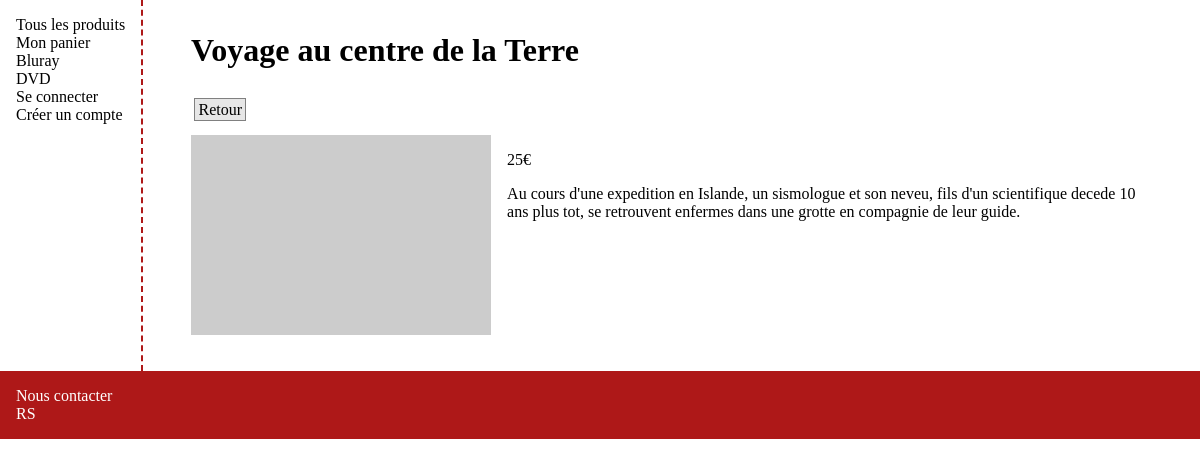
/ficheProduit_c.php?id=3, run on the app's committed database.
### tables this page shows
CREATE TABLE `nav_bar` (
  `navBar_id` int(11) NOT NULL,
  `links` varchar(100) NOT NULL,
  `label` varchar(30) NOT NULL,
  `filter` varchar(40) NOT NULL,
  `order` int(11) NOT NULL,
  `adminOnly` tinyint(1) NOT NULL
);

CREATE TABLE `products` (
  `product_id` int(11) NOT NULL,
  `product_name` varchar(100) NOT NULL,
  `price` double NOT NULL,
  `description` text NOT NULL,
  `product_picture` varchar(150) DEFAULT NULL,
  `picture_alt` varchar(150) DEFAULT NULL,
  `in_stock` int(11) NOT NULL,
  `fk_categoryId` int(11) NOT NULL
);

### ficheProduit_c.php (called while the page is built, shortened)
<?php
include('ficheProduit_m.php');
include('ficheProduit_v.php');

### components/menu_c.php (called while the page is built)
<?php
    include('menu_m.php');
    include('menu_v.php');

### components/menu_m.php (called while the page is built, shortened)
<?php
    include(__DIR__ . '/../data/db_connection.php');
    $bd->beginTransaction();
    $sql = "SELECT * FROM nav_bar WHERE adminOnly = 0 ORDER BY `order`";
    $menu=$bd->query($sql);

### ficheProduit_m.php (called while the page is built, shortened)
<?php
include(__DIR__ . '/data/db_connection.php');
$sql = "SELECT * FROM products where 1 AND product_id=".$_GET['id']."";
        $sql = $bd->prepare($sql);
        $sql->execute();
        $donneesProduit = $sql->fetchall(PDO::FETCH_ASSOC);
        $tableauProduit= array();
        if($donneesProduit != NULL){
            for($i=0;$i<count($donneesProduit);$i++){
            $tableauProduit[]= [$donneesProduit[$i]['product_id'],$donneesProduit[$i]['product_name'],
            $donneesProduit[$i]['price'],$donneesProduit[$i]['description'],$donneesProduit[$i]['in_stock'],$donneesProduit[$i]['fk_categoryId']];
            }
        }

### ficheProduit_v.php (the view, shortened to what this page needs)
<!DOCTYPE html>
<html lang="fr">
<head>
    <link rel="stylesheet" href="styles/style.css">
</head>
<body>
    <div class="flex">
        <?php require_once(__DIR__.'/components/header.php'); ?>
        <main>
            <h1><?php echo $tableauProduit[0][1] ?></h1>
            <p><a class="isBtn" href='index.php'>Retour</a></p>
            <div class="flex detailsProduit">
                <figure>
                    <img src="https://dummyimage.com/300x200/4f224f/fff" alt="image du produit"></img>
                </figure>
                <div>
                    <p><?php echo $tableauProduit[0][2] ?>€</p>
                    <p><?php echo $tableauProduit[0][3] ?></p>
                </div>
            </div>
        </main>
    </div>
    <?php require_once(__DIR__.'/components/footer.php'); ?>
</body>
</html>

### components/menu_v.php (shortened to what this page needs)
<nav>
    <ul>
        <li><a href="/ProjectPHPLPMI/index.php">Tous les produits</a></li>
        <li><a href="/ProjectPHPLPMI/userCart_c.php">Mon panier</a></li>
        <?php if(isset($menu)) {
            while($ligne = $menu->fetch()) {
                $label = htmlspecialchars($ligne->label, ENT_QUOTES, 'UTF-8');
                $link = htmlspecialchars($ligne->links, ENT_QUOTES, 'UTF-8');
                $filter = htmlspecialchars($ligne->filter, ENT_QUOTES, 'UTF-8');
                $url = "/ProjectPHPLPMI/$link";
                if (!empty($filter)) {
                    $url .= '?' . $filter;
                }
                echo "<li><a href='$url'>$label</a></li>";
            }
        } ?>
        <?php if(!isset($_SESSION['user_id'])) : ?>
            <li><a href="/ProjectPHPLPMI/connectUser_c.php">Se connecter</a></li>
            <li><a href="/ProjectPHPLPMI/addUser_c.php">Créer un compte</a></li>
        <?php endif; ?>
    </ul>
</nav>

### styles/style.css (style rules this page uses)
body,h1,h2,a,nav,ul,li, figure,img { margin:0; padding:0; }
ul { list-style-type: none; }
a { text-decoration: none; color: black; }
.flex { display: flex; gap: 1rem; }
main { width:80%; padding : 2rem; }
h1 { margin-bottom: 2rem; }
.isBtn { border : 1px solid grey; padding : 0.1rem 0.2rem; margin: 0.2rem; background-color: rgb(230, 230, 230); }

### data on the page
nav_bar: label "Bluray"
nav_bar: label "DVD"
products: product_name "Voyage au centre de la Terre", price "25", description "Au cours d'une expedition en Islande, un sismologue et son neveu, fils d'un scientifique decede 10 ans plus tot, se retrouvent enfermes dans une grotte en compagnie de leur guide."
